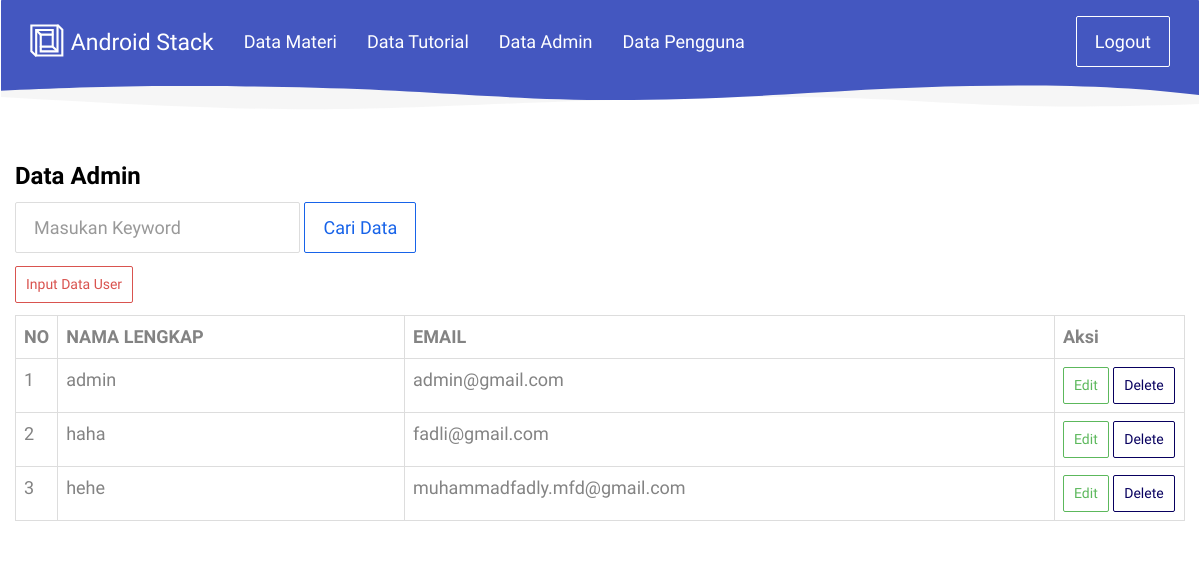
The page /webservice/user.php (signed in) on the database its author committed.
### tables this page shows
CREATE TABLE IF NOT EXISTS `user` (
`id_user` int(11) NOT NULL,
  `nama_lengkap` varchar(30) NOT NULL,
  `email` varchar(30) NOT NULL,
  `password` varchar(255) NOT NULL
);

### webservice/user.php (the view, shortened to what this page needs)
<?php
include 'header.php';
?>
<div class="container">
    <div class="row">
        <div class="col-8">
            <h3>Data Admin</h3>
        </div>
        <div class="col-4">
            <form method="POST" class="form-inline" action="<?php echo $_SERVER['PHP_SELF'] ?>">
                <div class="form-group mx-sm-3 mb-2">
                    <input type="text" class="form-control" name="keyword" placeholder="Masukan Keyword">
                </div>
                <button name="pencarian" type="submit" class="btn btn-primary mb-2">Cari Data</button>
            </form>
        </div>
    </div>
    <div class="row">
        <div class="col-12">
            <p><a href="user/input_user.php" class="btn btn-danger btn-sm">Input Data User</a> </p>
            <table class="table table-bordered">
                <tr>
                    <th width="10px;">NO</th>
                    <th>NAMA LENGKAP</th>
                    <th>EMAIL</th>
                    <th width="130">Aksi</th>
                </tr>
                <?php
                $batas = 6;
                $halaman = isset($_GET['hal']) ? $_GET['hal'] : 0;
                if (isset($_POST['pencarian'])) {
                    $keyword = $_POST['keyword'];
                    $sql = "SELECT * from user where nama_lengkap like '%$keyword%' order by nama_lengkap ASC limit $halaman,$batas";
                } else {
                    $sql = "SELECT * from user order by nama_lengkap ASC limit $halaman,$batas";
                }
                $admin = mysqli_query($konek, $sql);
                $no=1;
                while ($row = mysqli_fetch_array($admin)) {
                    echo "<tr>
                <td>$no</td>
                <td>$row[nama_lengkap]</td>
                <td>$row[email]</td>
                <td><a href='user/edit_user.php?id=$row[id_user]' class='btn btn-success btn-sm'>Edit</a>
                <a href='user/delete_user.php?id=$row[id_user]' class='btn btn-info btn-sm'>Delete</a>
                </td>
                </tr>";
                    $no++;
                }
                ?>
            </table>
        </div>
    </div>
</div>
<?php
include 'footer.php';
?>

### rows shown on the page
user: nama_lengkap "admin", email "admin@gmail.com"
user: nama_lengkap "haha", email "fadli@gmail.com"
user: nama_lengkap "hehe", email "muhammadfadly.mfd@gmail.com"
